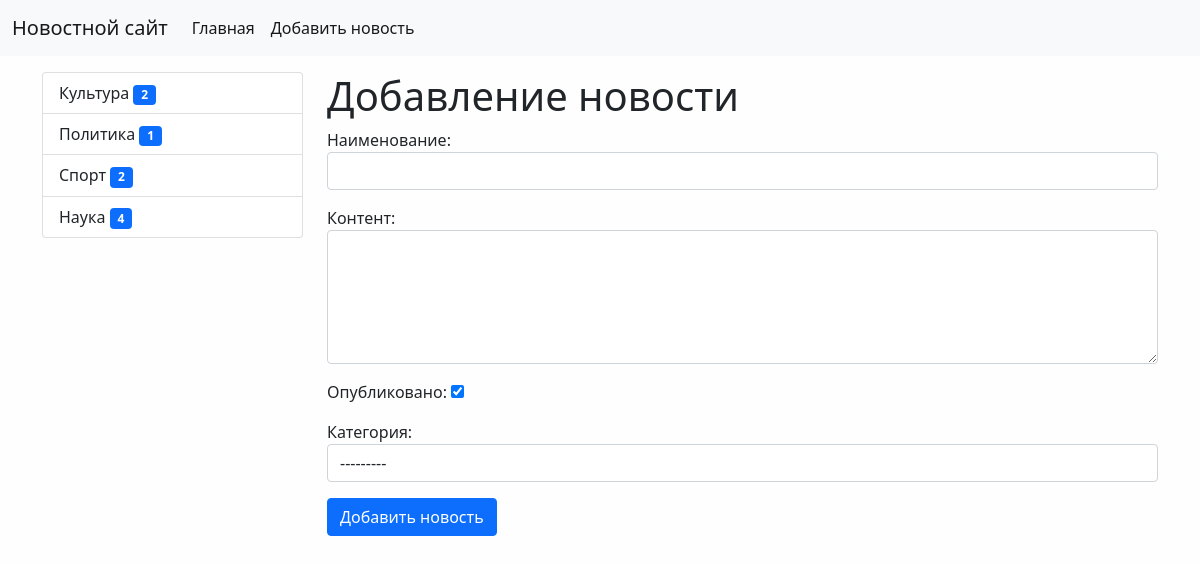
The app's page /news/add-news/ (signed in) with its own data.
### news/models.py (models this page shows)
class Category(models.Model):
    title = models.CharField(max_length=150, db_index=True, verbose_name='Наименование категории')
    def __str__(self):
        return self.title
    def get_absolute_url(self):
        return reverse('category', kwargs={'category_id': self.pk})
    class Meta:
        verbose_name = 'Категория'
        verbose_name_plural = 'Категории'
        ordering = ['title']

### news/views.py (the view)
# urls.py: path('news/add-news/', CreateNews.as_view(), name='add_news'),
class CreateNews(LoginRequiredMixin, CreateView):
    form_class = NewsForm
    template_name = 'news/add_news.html'
    login_url = '/admin/'

### news/forms.py (shortened to what this page needs)
class NewsForm(forms.ModelForm):
    class Meta:
        model = News
        fields = ['title', 'content', 'is_published', 'category']
        widgets = {
            'title': forms.TextInput(attrs={'class': 'form-control'}),
            'content': forms.Textarea(attrs={'class': 'form-control', 'rows': 5}),
            'category': forms.Select(attrs={'class': 'form-control'})
        }

### news/templatetags/news_tags.py (called while the page is built)
@register.inclusion_tag('news/list_categories.html')
def show_categories(arg1='hello', arg2='world'):
    categories = Category.objects.annotate(cnt=Count('get_news')).filter(cnt__gt=0)
    return {"categories": categories, "arg1": arg1, "arg2": arg2}

### news/templates/news/add_news.html (shortened to what this page needs)
{% extends 'base.html' %}
{% block sidebar %}
{% include 'inc/_sidebar.html' %}
{% endblock %}
{% block content %}
<h1>Добавление новости</h1>
<form action="{% url 'add_news' %}" method="post">
    {{ form.as_p }}
    <button type="submit" class="btn btn-primary btn-block">Добавить новость</button>
</form>
{% endblock %}

### news/templates/news/list_categories.html
<div class="list-group">
    {% for item in categories %}
        <a href="{{ item.get_absolute_url }}" class="list-group-item list-group-item-action">{{ item.title }}
        <span class="badge bg-primary">{{ item.cnt }}</span></a>
    {% endfor %}
</div>

### mysite/static/css/style.css (style rules this page uses)
body { background-color: #fefefe; }

### records on screen
Category: title "Культура", cnt "2"
Category: title "Политика", cnt "1"
Category: title "Спорт", cnt "2"
Category: title "Наука", cnt "4"
